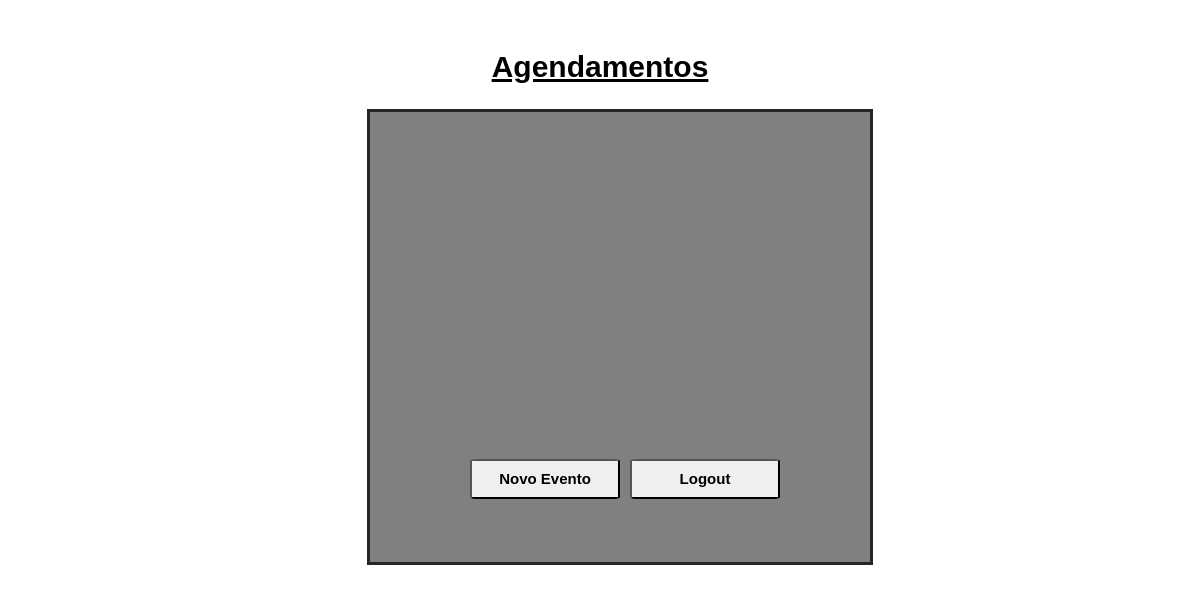
The page /agenda/ (signed in) on the database as committed earlier.
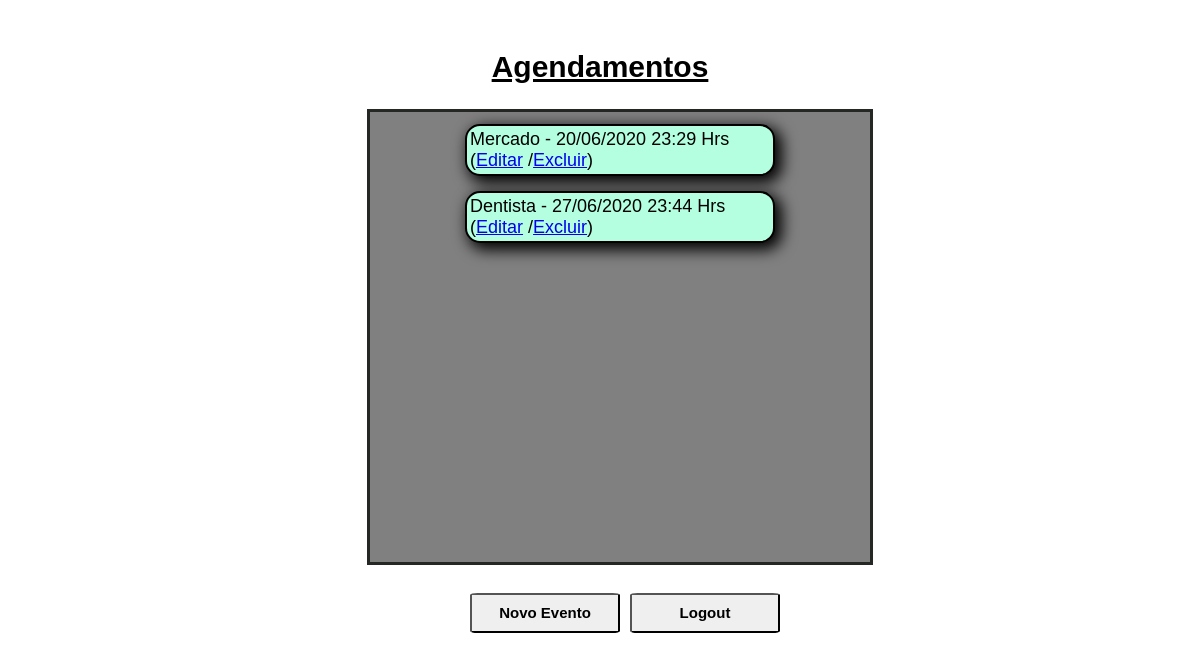
The same page on the database as committed later.
### core/models.py (models this page shows, shortened)
class Evento(models.Model):
	titulo = models.CharField(max_length=100,verbose_name='Evento')
	descricao =  models.TextField(blank=True,null=True)
	data_evento = models.DateTimeField(verbose_name='Data do evento')
	data_criacao = models.DateTimeField(auto_now=True,verbose_name='Data de criação do evento')
	user = models.ForeignKey(User, on_delete=models.CASCADE) # exclui tudo do usuário, efeito cascata exclui tudo junto
	local = models.CharField(max_length=100,null=True,verbose_name='Local do evento')
	class Meta:
		db_table = 'evento'
	def getDataEvento(self):
		return self.data_evento.strftime('%d/%m/%Y %H:%M Hrs')
	def evento_atrasado(self):
		if self.data_evento < datetime.now():
			return True
		else:
			return False

### core/views.py (the view)
# urls.py: path('agenda/',lista_eventos),
@login_required(login_url='/login/')
def lista_eventos(request):
	user = request.user
	data_atual = datetime.now() - timedelta(hours=1)
	evento = Evento.objects.filter(user=user,data_evento__gt=data_atual)
	dados = {'eventos': evento}
	return render(request,'agenda.html',dados)

### templates/agenda.html (shortened to what this page needs)
<!DOCTYPE html>
<html>
	{% load static %}
	<head>
		<link rel="stylesheet" type="text/css" href="{% static 'css/agendamento.css' %}">
	</head>
	<body>
			<h2 id = 'ag'>Agendamentos</h2>
			<ul  id='IconAgen' style="font-size: 18px">
				{% for evento in eventos %}
					<div style={% if evento.evento_atrasado %} 'color: red'	 {% endif %}>
						<li>{{evento.titulo}} - {{evento.getDataEvento}}
								(<a href="evento/?id={{evento.id}}">Editar</a>
								/<a href="evento/delete/{{evento.id}}">Excluir</a>)</li>
						</div>
				{% endfor %}
					<div id='fundo'></div>
					<div id="box">
						<a id='novoCad' href="evento/"><button type="button">Novo Evento</button></a>
						<a  id='logout' href='/logout/'><button type="button">Logout</button></a>
					</div>
			</ul>
		</body>
</html>

### core/static/css/agendamento.css (style rules this page uses)
#IconAgen { display: flex; flex-direction: column; align-items: center; padding-bottom: 5px; }
li { border: 2px solid black; width: 300px; margin-top: 15px; background:#b3ffe0; border-radius: 15px; padding: 3px; box-shadow: 5px 5px 15px 2px black; list-style-type: none; font-family: Arial; }
#ag { font-family: Arial; position: relative; font-size: 30px; text-align: center; margin-top: 50px; text-decoration: underline; }
#IconAgen #fundo { position: absolute; width: 500px; height: 450px; border:3px solid #252725; background-color: grey; z-index: -1; }
#novoCad { font-family: Arial; text-decoration: none; }
#box { position: relative; display: flex; flex-direction: row; z-index: 5; bottom: -350px; }
#box button { width: 150px; height: 40px; font-size: 15px; font-weight: bold; border-radius: 5%; margin-left: 10px; }

Rows that differ between the two databases and show on the page:
added Evento: titulo "Mercado", getDataEvento "20/06/2020 23:29 Hrs"
added Evento: titulo "Dentista", getDataEvento "27/06/2020 23:44 Hrs"
